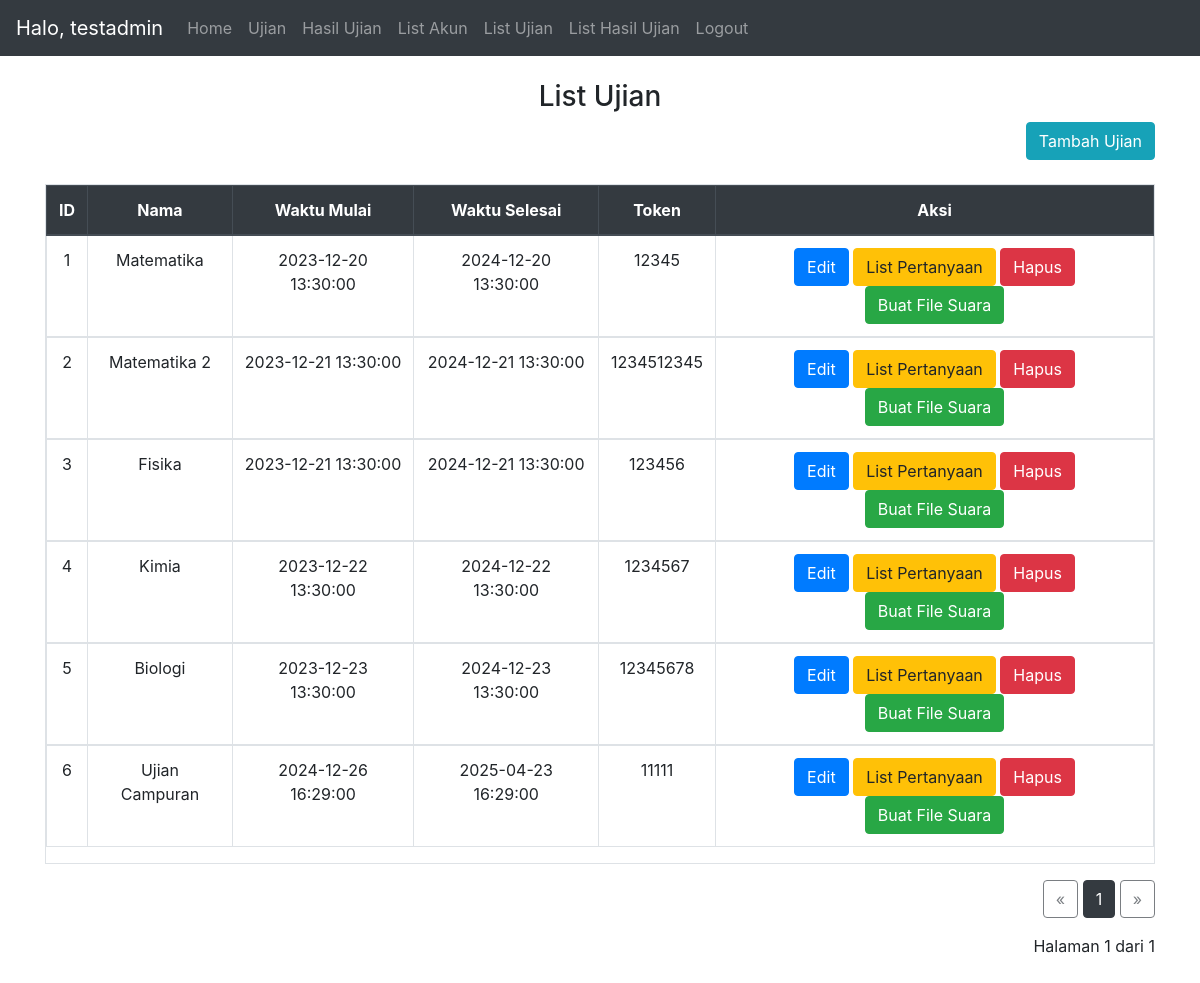
The app's page /list_exam/1 (signed in) with its own data.
### website/models.py (models this page shows)
class User(db.Model, UserMixin):
    id = db.Column(db.Integer, primary_key=True)
    email = db.Column(db.String(150), unique=True)
    password = db.Column(db.String(150))
    name = db.Column(db.String(150))
    type = db.Column(db.String(150))
    notes = db.relationship('Note')
    results = db.relationship('Result')
    useranswer = db.relationship('UserAnswer')

class Exam(db.Model):
    id = db.Column(db.Integer, primary_key=True)
    name = db.Column(db.String(150))
    start_time = db.Column(db.DateTime(timezone=True))
    end_time = db.Column(db.DateTime(timezone=True))
    token = db.Column(db.String(15), unique=True)
    results = db.relationship('Result')
    questions = db.relationship('Question')
    useranswer = db.relationship('UserAnswer')

### website/views.py (the view)
@views.route('/list_exam/<page>', methods=['GET','POST'])
@login_required
def list_exam(page):
    if current_user.type != 'admin':
        return redirect("/")
    else:
        db_exam = Exam.query.paginate(page=int(page), per_page=10)
        return render_template("list_exam.html", user=current_user, exams=db_exam)#, kelas=db_class)

### website/__init__.py (called while the page is built)
def create_app():
    app = Flask(__name__)
    app.config['SECRET_KEY'] = 'secret key'
    app.config['SQLALCHEMY_DATABASE_URI'] = f'sqlite:///{DB_NAME}'
    db.init_app(app)
    from .views import views
    from .auth import auth
    app.register_blueprint(views, url_prefix='/')
    app.register_blueprint(auth, url_prefix='/')
    from .models import User, Note, Exam, Result, Question,UserAnswer #,Class
    with app.app_context():
        db.create_all()
    login_manager = LoginManager()
    login_manager.login_view = 'auth.login'
    login_manager.init_app(app)
    @login_manager.user_loader
    def load_user(id):
        return User.query.get(int(id))
    return app

### website/templates/list_exam.html
{% extends "base.html" %} {% block title %}List Ujian{% endblock %} {% block
content %}
<br>
<h3 align="center">List Ujian</h3>
<div class="text-right">
  <a type="button" class="btn btn-info" id="add_exam" href="/add_exam">Tambah Ujian</a>
</div>
<br>
<div class="table table-responsive table-hover table-bordered">
  <table class="table">
    <thead class="text-center thead-dark">
      <tr>
        <th>ID</th>
        <th>Nama</th>
        <th>Waktu Mulai</th>
        <th>Waktu Selesai</th>
        <th>Token</th>
        <th>Aksi</th>
      </tr>
    </thead class="text-center">
    {% for exam in exams %}
    <tbody class="text-center">
      <td>{{exam.id}}</td>
      <td>{{exam.name}}</td>
      <td>{{exam.start_time}}</td>
      <td>{{exam.end_time}}</td>
      <td>{{exam.token}}</td>
      <td>
        <a type="button" class="btn btn-primary" href="/edit_exam/{{exam.id}}">Edit</a>
        <a type="button" class="btn btn-warning" href="/list_question/{{exam.id}}/1">List Pertanyaan</a>
        <a class="btn btn-danger" href="/delete_exam/{{exam.id}}/{{exams.page}}"
        onclick="return confirm('Apakah anda yakin akan menghapus ujian {{ exam.name }}?');" title="Delete">
        Hapus</a>
        <a type="button" class="btn btn-success" href="/generate_tts/{{exam.id}}/{{exam.token}}/{{exams.page}}">Buat File Suara</a>
      </td>
    </tbody>
    {% endfor %}
  </table>
</div>
<div class="text-right">
  <a href="{{exams.prev_num}}" class="btn btn-outline-dark {% if exams.page == 1 %}disabled{% endif %}">&laquo;</a>
  {% for number in exams.iter_pages(left_edge=1, right_edge=1, left_current=1, right_current=2) %}
    {% if number %}
      {% if exams.page != number %}
        <span>
          <a class="btn btn-outline-dark"
              href="{{number}}">
          {{number}}
          </a>
        </span>
      {% else %}
          <span class="btn btn-dark">{{number}}</span>
      {% endif %}
    {% else %}
    ...
    {% endif %}
  {% endfor %}
  <a href="{{exams.next_num}}" class="btn btn-outline-dark {% if exams.page == exams.pages %}disabled{% endif %}">&raquo;</a>
  <p class="text-right mt-3">
    Halaman {{ exams.page }} dari {{ exams.pages }}
  </p>
</div>
{% endblock %}

### website/templates/base.html (shortened to what this page needs)
<!DOCTYPE html>
<html>
  <head>
    <link
      rel="stylesheet"
      href="https://stackpath.bootstrapcdn.com/bootstrap/4.4.1/css/bootstrap.min.css"
    />
    <link
      rel="stylesheet"
      href="https://stackpath.bootstrapcdn.com/font-awesome/4.7.0/css/font-awesome.min.css"
    />
  </head>
  <body>
    <nav class="navbar navbar-expand-lg navbar-dark bg-dark">
      <div class="collapse navbar-collapse" id="navbar">
        <div class="navbar-nav">
          {% if user.is_authenticated %}
          <span class="navbar-brand">
            Halo, {{user.name}}
          </span>
          <a class="nav-item nav-link" id="home" href="/">Home</a>
          <a class="nav-item nav-link" id="exam" href="/insert_token">Ujian</a>
          <a class="nav-item nav-link" id="exam" href="/result/1">Hasil Ujian</a>
          {% if user.type =='admin' %}
            <a class="nav-item nav-link" id="account_list" href="/list_account/1">List Akun</a>
            <a class="nav-item nav-link" id="exam_list" href="/list_exam/1">List Ujian</a>
            <a class="nav-item nav-link" id="exam_list" href="/list_result/1">List Hasil Ujian</a>
            {% endif %}
          <a class="nav-item nav-link" id="logout" href="/logout">Logout</a>
          {% else %}
          <a class="nav-item nav-link" id="login" href="/login">Login</a>
          {% endif %}
        </div>
      </div>
    </nav>
    <div id="content" class="container">{% block content %} {% endblock %}</div>
  <br>
  </body>
</html>

### records on screen
User: name "testadmin"
Exam: id "1", name "Matematika", start_time "2023-12-20 13:30:00", end_time "2024-12-20 13:30:00", token "12345"
Exam: id "2", name "Matematika 2", start_time "2023-12-21 13:30:00", end_time "2024-12-21 13:30:00", token "1234512345"
Exam: id "3", name "Fisika", start_time "2023-12-21 13:30:00", end_time "2024-12-21 13:30:00", token "123456"
Exam: id "4", name "Kimia", start_time "2023-12-22 13:30:00", end_time "2024-12-22 13:30:00", token "1234567"
Exam: id "5", name "Biologi", start_time "2023-12-23 13:30:00", end_time "2024-12-23 13:30:00", token "12345678"
Exam: id "6", name "Ujian Campuran", start_time "2024-12-26 16:29:00", end_time "2025-04-23 16:29:00", token "11111"

### other values on screen
{{ number }} "1"
{{ exams.page }} "1"
{{ exams.pages }} "1"
